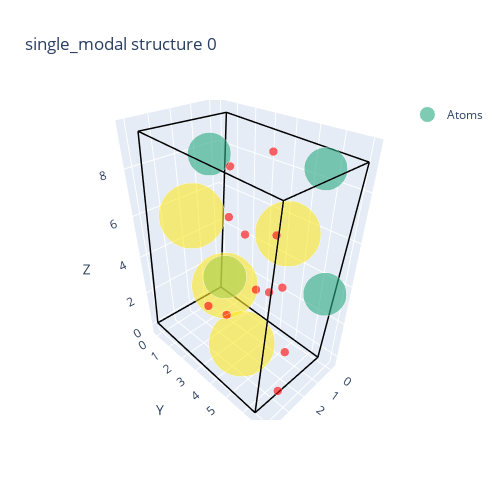

Notebook cell for this chart:
### Code cell
# Load the xyz file
xyz_path = GHOSTING_REPO_DIR / "modal_training" / "modal_results" / "single_res_20251202_2000.xyz"
atoms_list = read(str(xyz_path), index=":")
print(f"Loaded {len(atoms_list)} structures from {xyz_path}")

print(len(atoms_list))
# Visualize the first structure (change index to visualize different structures)
sample_idx = 0
sample_data = ase_atoms_to_simple_data(atoms_list[sample_idx])
plot_crystal_with_points(
    sample_data, 
    sample_idx, 
    title=f"single_modal structure {sample_idx}"
)

### Figure 1 — Plotly figure (JSON) as saved in the notebook; plotly's stock layout.template omitted (floating-point values rounded to 4 significant figures)
{"data": [{"hoverinfo": "text", "hovertext": ["A_n: 31<br>Pos: (2.79, 3.39, 4.11)", "A_n: 31<br>Pos: (2.59, 2.57, 8.87)", "A_n: 31<br>Pos: (0.52, 5.95, 8.71)", "A_n: 31<br>Pos: (0.75, 6.77, 4.01)", "A_n: 52<br>Pos: (2.64, 1.32, 6.02)", "A_n: 52<br>Pos: (0.75, 1.07, 1.20)", "A_n: 52<br>Pos: (2.87, 4.41, 1.13)", "A_n: 52<br>Pos: (0.62, 4.68, 5.75)", "A_n: -1<br>Pos: (0.55, 3.74, 8.73)", "A_n: -1<br>Pos: (3.10, 3.81, 2.51)", "A_n: -1<br>Pos: (0.69, 4.72, 3.10)", "A_n: -1<br>Pos: (2.74, 5.70, 4.64)", "A_n: -1<br>Pos: (2.68, 3.61, 6.84)", "A_n: -1<br>Pos: (2.79, 2.26, 1.83)", "A_n: -1<br>Pos: (2.69, 5.84, 7.06)", "A_n: -1<br>Pos: (2.80, 6.67, 2.32)", "A_n: -1<br>Pos: (0.65, 2.44, 4.73)", "A_n: -1<br>Pos: (2.85, 6.55, -0.09)", "A_n: -1<br>Pos: (0.57, 1.49, 7.55)", "A_n: -1<br>Pos: (0.71, 3.23, 2.12)"], "marker": {"color": ["rgb(41, 169, 130)", "rgb(41, 169, 130)", "rgb(41, 169, 130)", "rgb(41, 169, 130)", "rgb(253, 231, 37)", "rgb(253, 231, 37)", "rgb(253, 231, 37)", "rgb(253, 231, 37)", "red", "red", "red", "red", "red", "red", "red", "red", "red", "red", "red", "red"], "opacity": 0.6, "size": [30.0, 30.0, 30.0, 30.0, 45.75, 45.75, 45.75, 45.75, 6.0, 6.0, 6.0, 6.0, 6.0, 6.0, 6.0, 6.0, 6.0, 6.0, 6.0, 6.0]}, "mode": "markers", "name": "Atoms", "type": "scatter3d", "x": [2.793, 2.594, 0.5228, 0.7526, 2.638, 0.7487, 2.874, 0.6154, 0.554, 3.1, 0.6942, 2.742, 2.675, 2.787, 2.689, 2.799, 0.6459, 2.854, 0.5726, 0.7075], "y": [3.393, 2.569, 5.946, 6.77, 1.322, 1.068, 4.406, 4.678, 3.736, 3.809, 4.725, 5.702, 3.606, 2.263, 5.837, 6.671, 2.442, 6.548, 1.486, 3.233], "z": [4.107, 8.872, 8.711, 4.015, 6.023, 1.196, 1.129, 5.752, 8.727, 2.514, 3.101, 4.639, 6.842, 1.829, 7.058, 2.321, 4.732, -0.09325, 7.551, 2.123]}, {"hoverinfo": "none", "line": {"color": "black", "width": 3}, "mode": "lines", "showlegend": false, "type": "scatter3d", "x": [0, 4.144], "y": [0, -0.05], "z": [0, 0.1097]}, {"hoverinfo": "none", "line": {"color": "black", "width": 3}, "mode": "lines", "showlegend": false, "type": "scatter3d", "x": [0, 0.048], "y": [0, 6.584], "z": [0, -0.3096]}, {"hoverinfo": "none", "line": {"color": "black", "width": 3}, "mode": "lines", "showlegend": false, "type": "scatter3d", "x": [0, -0.2204], "y": [0, 0.4898], "z": [0, 9.349]}, {"hoverinfo": "none", "line": {"color": "black", "width": 3}, "mode": "lines", "showlegend": false, "type": "scatter3d", "x": [4.144, 4.192], "y": [-0.05, 6.534], "z": [0.1097, -0.1999]}, {"hoverinfo": "none", "line": {"color": "black", "width": 3}, "mode": "lines", "showlegend": false, "type": "scatter3d", "x": [4.144, 3.924], "y": [-0.05, 0.4398], "z": [0.1097, 9.459]}, {"hoverinfo": "none", "line": {"color": "black", "width": 3}, "mode": "lines", "showlegend": false, "type": "scatter3d", "x": [0.048, 4.192], "y": [6.584, 6.534], "z": [-0.3096, -0.1999]}, {"hoverinfo": "none", "line": {"color": "black", "width": 3}, "mode": "lines", "showlegend": false, "type": "scatter3d", "x": [0.048, -0.1724], "y": [6.584, 7.074], "z": [-0.3096, 9.04]}, {"hoverinfo": "none", "line": {"color": "black", "width": 3}, "mode": "lines", "showlegend": false, "type": "scatter3d", "x": [-0.2204, 3.924], "y": [0.4898, 0.4398], "z": [9.349, 9.459]}, {"hoverinfo": "none", "line": {"color": "black", "width": 3}, "mode": "lines", "showlegend": false, "type": "scatter3d", "x": [-0.2204, -0.1724], "y": [0.4898, 7.074], "z": [9.349, 9.04]}, {"hoverinfo": "none", "line": {"color": "black", "width": 3}, "mode": "lines", "showlegend": false, "type": "scatter3d", "x": [4.192, 3.972], "y": [6.534, 7.024], "z": [-0.1999, 9.149]}, {"hoverinfo": "none", "line": {"color": "black", "width": 3}, "mode": "lines", "showlegend": false, "type": "scatter3d", "x": [3.924, 3.972], "y": [0.4398, 7.024], "z": [9.459, 9.149]}, {"hoverinfo": "none", "line": {"color": "black", "width": 3}, "mode": "lines", "showlegend": false, "type": "scatter3d", "x": [-0.1724, 3.972], "y": [7.074, 7.024], "z": [9.04, 9.149]}], "layout": {"autosize": false, "height": 500, "scene": {"xaxis": {"title": {"text": "X"}}, "yaxis": {"title": {"text": "Y"}}, "zaxis": {"title": {"text": "Z"}}}, "title": {"text": "single_modal structure 0"}, "width": 500}}
